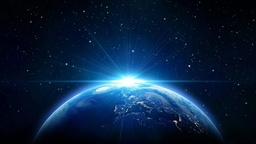
#> input picture earth.jpg, 256 x 144 px, shrunk from 900 x 506 before the run, found by its file name
$ python imageProcessor.py
#> lines starting #> are read from the running program, lines starting #| are printed output that depends on the picture
import numpy as np
import matplotlib.pyplot as plt

from scipy import ndimage

from skimage import io


# Original Image
image = io.imread('.vscode\Projects\earth.jpg', as_gray=True)
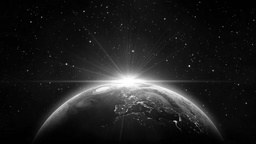
#> image: shape (144, 256) float64; min 0, max 1, mean 0.119

plt.figure(figsize=(9,9))
plt.imshow(image, cmap='gray')
plt.title('Original Image')
plt.axis('off')
plt.show()


# Applying Gausssian filter
Gauss_filtered = ndimage.gaussian_filter(image, sigma=3)   # Sigma directly propotional to the blur
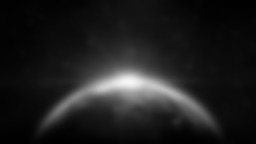
#> Gauss_filtered: shape (144, 256) float64; min 0.00249, max 0.968, mean 0.119

plt.figure(figsize=(8, 8))
plt.imshow(Gauss_filtered, cmap='gray')
plt.title('Gaussian Filtered Image')
plt.axis('off')
plt.show()


# Applying Median filter

Median_filtered = ndimage.median_filter(image, size=1)

plt.figure(figsize=(8, 8))
plt.imshow(Median_filtered, cmap='gray')
plt.title('Median Filtered Image')
plt.axis('off')
plt.show()


# Applying Sobel filter

#Horizontal edges
Sobel_filtered_x = ndimage.sobel(image, axis=0)
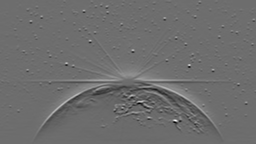
#> Sobel_filtered_x: shape (144, 256) float64; min -2.13, max 2.82, mean -0.000886; drawn with min black and max white
#Vertical edges
Sobel_filtered_y = ndimage.sobel(image, axis=1)
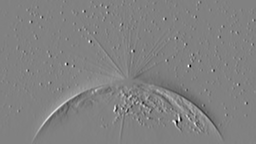
#> Sobel_filtered_y: shape (144, 256) float64; min -1.95, max 1.89, mean 0.000288; drawn with min black and max white

#Combining both the edges
Sobel_filtered = np.hypot(Sobel_filtered_x, Sobel_filtered_y)
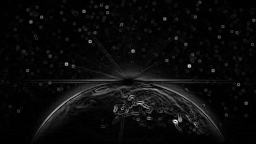
#> Sobel_filtered: shape (144, 256) float64; min 0, max 2.85, mean 0.127; drawn with min black and max white

plt.figure(figsize=(8, 8))
plt.imshow(Sobel_filtered, cmap='gray')
plt.title('Sobel Filtered Image')
plt.axis('off')
plt.show()


#Bilateral filter
from skimage.restoration import denoise_bilateral
Bilateral_filtered = denoise_bilateral(image, sigma_color=0.05, sigma_spatial=15)

plt.figure(figsize=(8, 8))
plt.imshow(Bilateral_filtered, cmap='gray')
plt.title('Bilateral Filtered Image')
plt.axis('off')
plt.show()


#Sharpening the image
from skimage.filters import unsharp_mask
sharpened_image = unsharp_mask(image, radius=1, amount=1)

plt.figure(figsize=(8, 8))
plt.imshow(sharpened_image, cmap='gray')
plt.title('Sharpened image')
plt.axis('off')
plt.show()


#Wiener filter
from scipy.signal import wiener
wiener_filtered = wiener(image, (5, 5))

plt.figure(figsize=(8, 8))
plt.imshow(wiener_filtered, cmap='gray')
plt.title('Enhanced image')
plt.axis('off')
plt.show()
